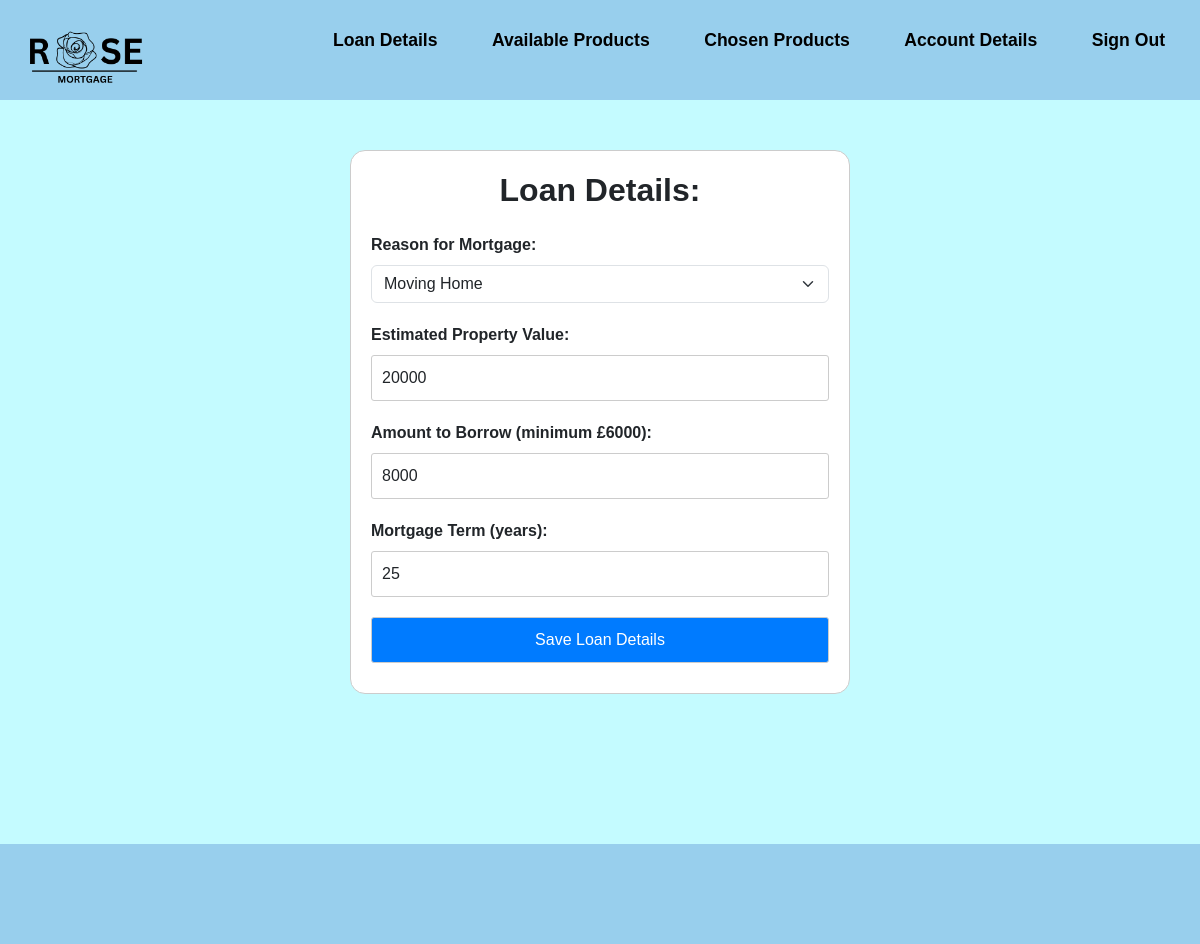
Page /Loan-details.php (signed in) on the earlier database version.
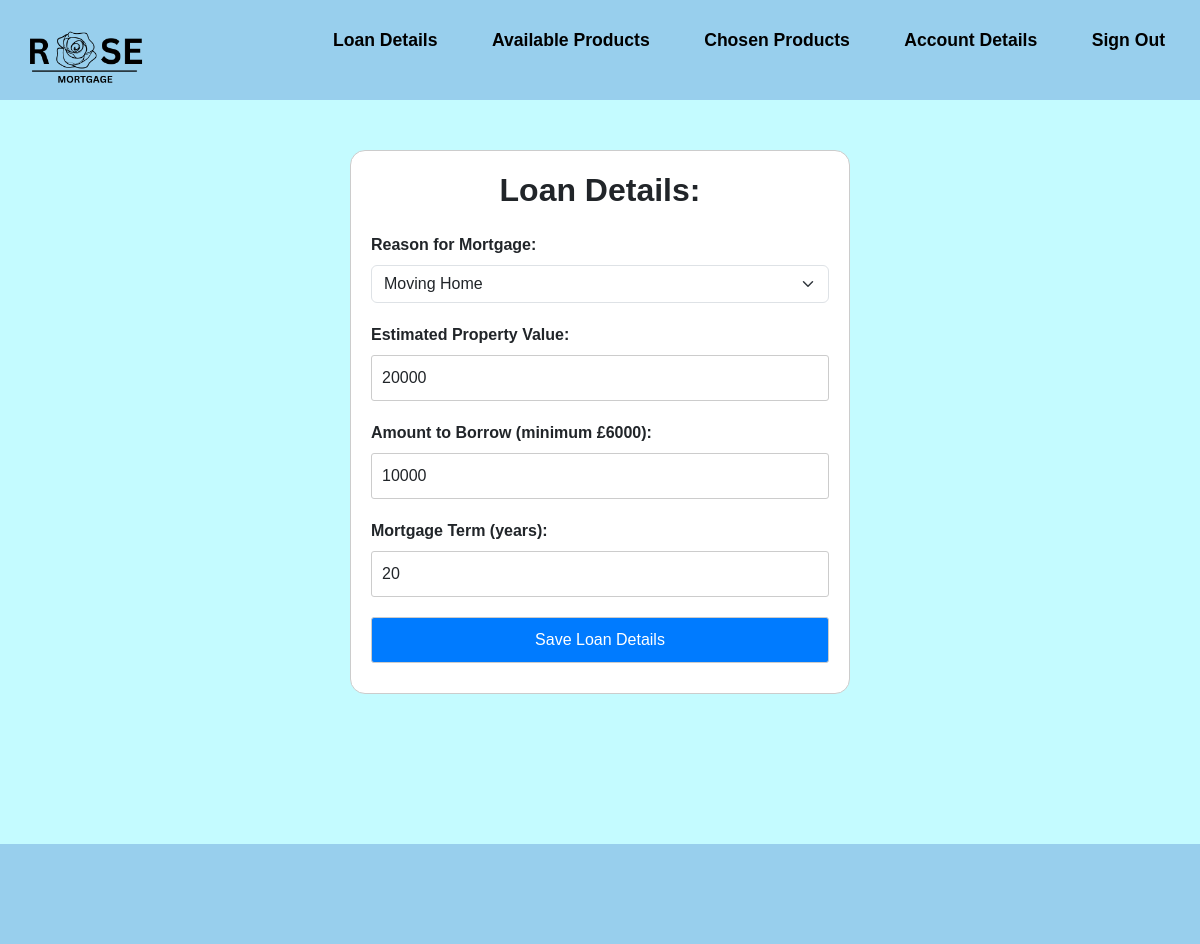
Same page on the later database version.
### tables this page shows
CREATE TABLE "financialdetails" (
	"financial_ID"	INTEGER,
	"RegisteredUser_ID"	INTEGER NOT NULL,
	"annual_income"	INTEGER NOT NULL,
	"additional_income_amount"	INTEGER NOT NULL,
	"total_balance"	INTEGER NOT NULL,
	"other_commitments"	TEXT NOT NULL,
	"monthly_spending_amounts"	INTEGER NOT NULL,
	"credit_score"	TEXT NOT NULL,
	"mortgage_reason"	TEXT NOT NULL,
	"estimated_property_value"	INTEGER NOT NULL,
	"borrow_amount"	INTEGER NOT NULL,
	"mortgage_term"	INTEGER NOT NULL,
	PRIMARY KEY("financial_ID" AUTOINCREMENT),
	FOREIGN KEY("RegisteredUser_ID") REFERENCES "RegisteredUser"("RegisteredUser_ID")
);

### Loan-details.php (the view, shortened to what this page needs)
<?php
include 'connection.php';
$RegisteredUser_ID = $_SESSION['RegisteredUser_ID'];
$retrieve_loan_query = "SELECT * FROM financialdetails WHERE RegisteredUser_ID = :RegisteredUser_ID";
$stmt_retrieve = $db->prepare($retrieve_loan_query);
$stmt_retrieve->bindParam(':RegisteredUser_ID', $RegisteredUser_ID, PDO::PARAM_INT);
$stmt_retrieve->execute();
$loanDetails = $stmt_retrieve->fetch(PDO::FETCH_ASSOC);
?>
<!DOCTYPE html>
<html lang="en">
<head>
    <link href="https://cdn.jsdelivr.net/npm/bootstrap@5.3.0-alpha1/dist/css/bootstrap.min.css" rel="stylesheet">
    <link rel="stylesheet" href="style.css">
</head>
<body>
<header class="flex-container">
    <a href="MemberViewProducts.php"> <img src="Assets/logo.png" alt="Rose Mortgage"> </a>
    <div>
        <ul class="nav-links">
            <li><a href="Loan-details.php">Loan Details</a></li>
            <li><a href="MemberViewProducts.php">Available Products</a></li>
            <li><a href="MemberChosenProducts.php">Chosen Products</a></li>
            <li><a href="MemberAccountDetails.php">Account Details</a></li>
            <li><a href="home.php">Sign Out</a></li>
        </ul>
    </div>
</header>
<main>
    <div class="reg">
        <h2 class="mb-4"><b>Loan Details:</b></h2>
        <form action="<?php echo $_SERVER['PHP_SELF']; ?>" method="post">
            <div class="form-group">
                <label for="mortgage_reason" class="form-label">Reason for Mortgage:</label>
                <select class="form-select" id="mortgage_reason" name="mortgage_reason" required>
                    <option value="moving_home" <?php if ($loanDetails['mortgage_reason'] == 'moving_home') echo 'selected'; ?>>Moving Home</option>
                </select>
            </div>
            <div class="form-group">
                <label for="estimated_property_value" class="form-label">Estimated Property Value:</label>
                <input type="number" class="form-control" id="estimated_property_value" name="estimated_property_value" value="<?php echo $loanDetails['estimated_property_value']; ?>" required>
            </div>
            <div class="form-group">
                <label for="borrow_amount" class="form-label">Amount to Borrow (minimum £6000):</label>
                <input type="number" class="form-control" id="borrow_amount" name="borrow_amount" value="<?php echo $loanDetails['borrow_amount']; ?>" min="6000" required>
            </div>
            <div class="form-group">
                <label for="mortgage_term" class="form-label">Mortgage Term (years):</label>
                <input type="number" class="form-control" id="mortgage_term" name="mortgage_term" value="<?php echo $loanDetails['mortgage_term']; ?>" required>
            </div>
            <button type="submit" name="loan-submit">Save Loan Details</button>
        </form>
    </div>
</main>
<footer>
</footer>
</body>
</html>

Differences in the rows shown:
changed financialdetails "Moving Home": borrow_amount "8000" → "10000"; mortgage_term "25" → "20"
